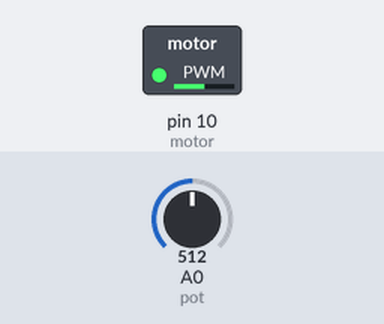
The sketch below on a simulated Arduino Uno, built with avr-gcc and run on an emulated ATmega328P. Shown: switched loads named in the sketch (green lamp = pin HIGH). The test bench sets the inputs (shaded band); at power-on: A0 (pot) = 512.

Above: at 1.2 s.
1.3 s: A0 (pot) set to 716
At 2.4 s:
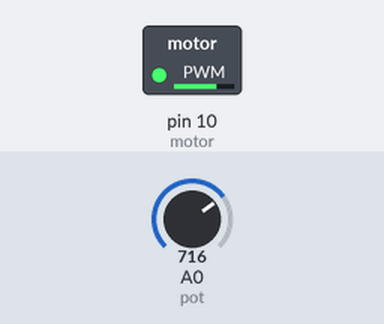
2.8 s: A0 (pot) set to 900
At 3.5 s:
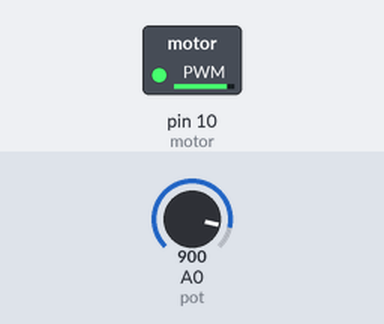
4.3 s: A0 (pot) set to 122
At 4.7 s:
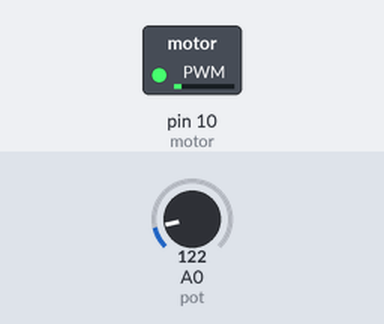
5.8 s: A0 (pot) set to 0
At 7.0 s:
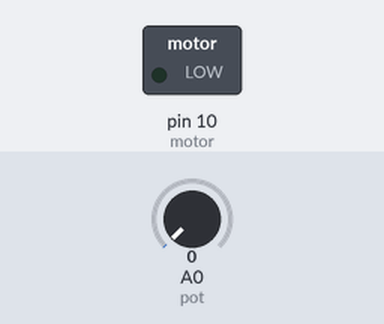
Timing chart, 0 to 8.3 s (numbered marks = the images above; inputs shaded):
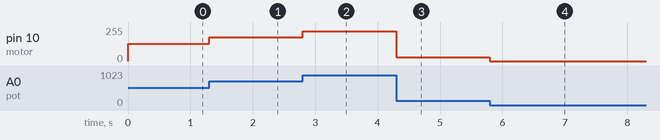

The sketch:

motor_pot.ino
```cpp
const int motor =10;  // led conectado al pin 3
const int pot =0; // el pot esta conectado al pin A0

int control;  //variable para el brillo

void setup ()  {
  pinMode (motor, OUTPUT);  // declaramos el led como salida

}

void loop (){

  control = analogRead (pot) / 4;

  analogWrite(motor, control);

}
```

Measured:
- after the input at 1.3 s, pin 10 (motor): 128/255 → 179/255 at once
- after the input at 2.8 s, pin 10 (motor): 179/255 → 225/255 at once
- after the input at 4.3 s, pin 10 (motor): 225/255 → 30/255 at once
- after the input at 5.8 s, pin 10 (motor): 30/255 → 0/255 at once
